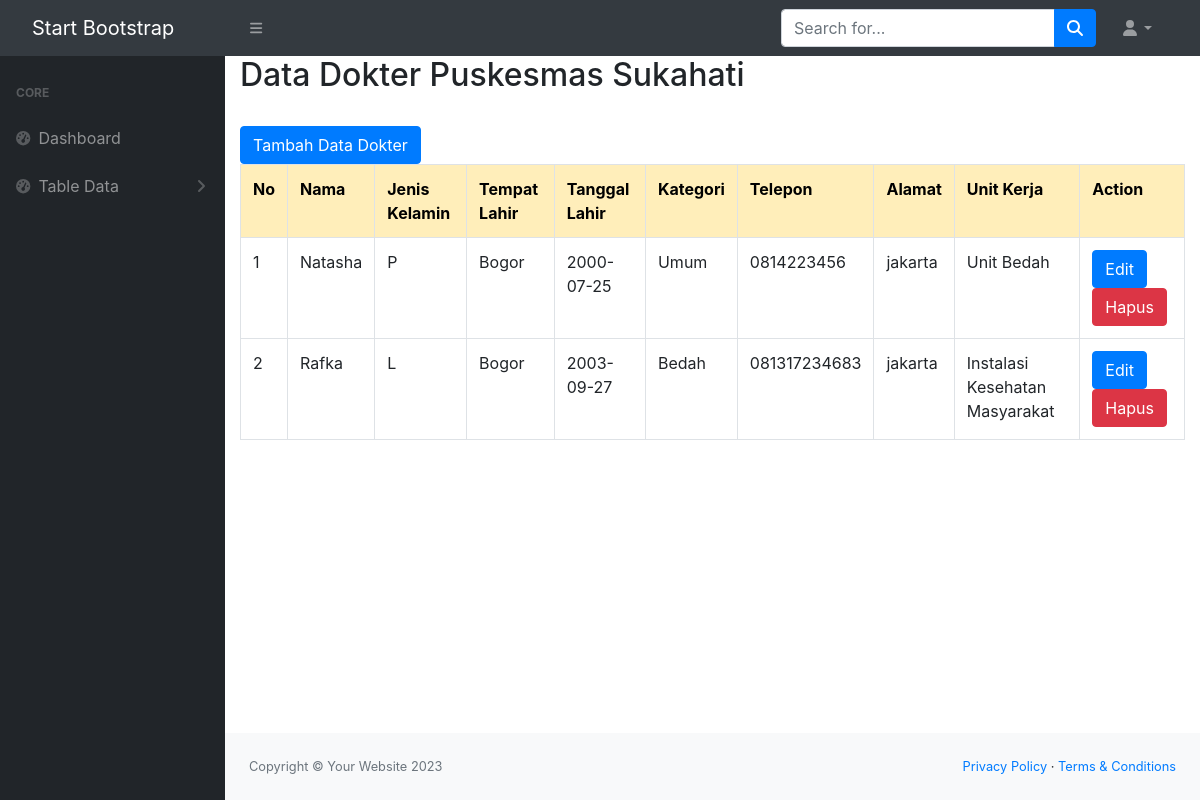
Page /table_dokter.php on the committed database.
### tables this page shows
CREATE TABLE `dokter` (
  `id` int(11) NOT NULL,
  `nama` varchar(45) DEFAULT NULL,
  `gender` char(1) DEFAULT NULL,
  `tmp_lahir` varchar(30) DEFAULT NULL,
  `tgl_lahir` date DEFAULT NULL,
  `kategori` enum('Umum','Spesialis','Bidan','Dokter Gigi','Anestesi','Bedah','Genikolog') DEFAULT NULL,
  `telpon` varchar(20) DEFAULT NULL,
  `alamat` varchar(20) DEFAULT NULL,
  `unit_kerja_id` int(11) DEFAULT NULL
);

CREATE TABLE `unit_kerja` (
  `id` int(11) NOT NULL,
  `nama` varchar(45) DEFAULT NULL
);

### table_dokter.php (the view, shortened to what this page needs)
<?php
require_once 'koneksi.php';
$sql = "SELECT dokter. *,unit_kerja.nama as nama_unit_kerja
        FROM dokter
        LEFT JOIN unit_kerja ON dokter.unit_kerja_id = unit_kerja.id";
$dr = $dbh->query($sql);
?>
<!DOCTYPE html>
<html lang="en">
<head>
    <link rel="stylesheet" href="https://stackpath.bootstrapcdn.com/bootstrap/4.1.3/css/bootstrap.min.css">
</head>
<body>
    <div class="container">
        <h2>Data Dokter Puskesmas Sukahati</h2>
        <a href="create_dokter.php" class ='btn btn-primary mt-4'>Tambah Data Dokter</a>
        <table class="table table-bordered">
            <tr class="table-warning">
                <th>No</th>
                <th>Nama</th>
                <th>Jenis Kelamin</th>
                <th>Tempat Lahir</th>
                <th>Tanggal Lahir</th>
                <th>Kategori</th>
                <th>Telepon</th>
                <th>Alamat</th>
                <th>Unit Kerja</th>
                <th>Action</th>
            </tr>
            <?php
            $nomer = 1;
            foreach($dr as $dokter){
            ?>
            <tr>
                <td><?= $nomer++; ?></td>
                <td><?= $dokter['nama']; ?></td>
                <td><?= $dokter['gender']; ?></td>
                <td><?= $dokter['tmp_lahir']; ?></td>
                <td><?= $dokter['tgl_lahir']; ?></td>
                <td><?= $dokter['kategori']; ?></td>
                <td><?= $dokter['telpon']; ?></td>
                <td><?= $dokter['alamat']; ?></td>
                <td><?= $dokter['nama_unit_kerja']; ?></td>
                <td>
                    <a href="edit_dokter.php?id=<?=$dokter['id'];?>" class="btn btn-primary">Edit</a>
                    <a href="proses_dokter.php?id=<?=$dokter['id'];?>" class="btn btn-danger">Hapus</a>
                </td>
            </tr>
            <?php
            }
            ?>
        </table>
    </div>
</body>
</html>

### rows in the picture
dokter: nama "Natasha", gender "P", tmp_lahir "Bogor", tgl_lahir "2000-07-25", kategori "Umum", telpon "0814223456", alamat "jakarta", unit_kerja.nama "Unit Bedah"
dokter: nama "Rafka", gender "L", tmp_lahir "Bogor", tgl_lahir "2003-09-27", kategori "Bedah", telpon "081317234683", alamat "jakarta", unit_kerja.nama "Instalasi Kesehatan Masyarakat"
